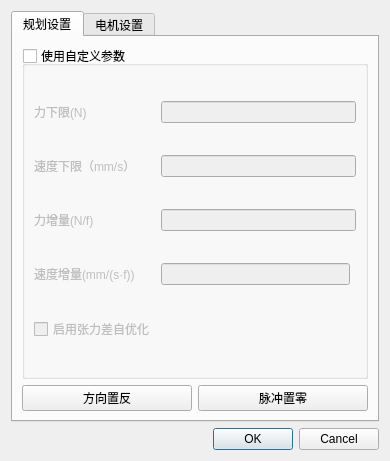
<?xml version="1.0" encoding="UTF-8"?>
<ui version="4.0">
 <class>SettingFilterDialog</class>
 <widget class="QDialog" name="SettingFilterDialog">
  <property name="geometry">
   <rect>
    <x>0</x>
    <y>0</y>
    <width>390</width>
    <height>461</height>
   </rect>
  </property>
  <property name="sizePolicy">
   <sizepolicy hsizetype="Minimum" vsizetype="Preferred">
    <horstretch>0</horstretch>
    <verstretch>0</verstretch>
   </sizepolicy>
  </property>
  <property name="minimumSize">
   <size>
    <width>0</width>
    <height>0</height>
   </size>
  </property>
  <property name="windowTitle">
   <string>Dialog</string>
  </property>
  <layout class="QGridLayout" name="gridLayout">
   <item row="1" column="0">
    <widget class="QDialogButtonBox" name="buttonBox">
     <property name="orientation">
      <enum>Qt::Horizontal</enum>
     </property>
     <property name="standardButtons">
      <set>QDialogButtonBox::Cancel|QDialogButtonBox::Ok</set>
     </property>
    </widget>
   </item>
   <item row="0" column="0">
    <widget class="QTabWidget" name="tabWidget">
     <property name="currentIndex">
      <number>0</number>
     </property>
     <widget class="QWidget" name="tab">
      <attribute name="title">
       <string>规划设置</string>
      </attribute>
      <layout class="QGridLayout" name="gridLayout_4">
       <item row="0" column="0" colspan="2">
        <widget class="QGroupBox" name="ParameterBox">
         <property name="enabled">
          <bool>true</bool>
         </property>
         <property name="maximumSize">
          <size>
           <width>16777215</width>
           <height>16777215</height>
          </size>
         </property>
         <property name="title">
          <string>使用自定义参数</string>
         </property>
         <property name="flat">
          <bool>true</bool>
         </property>
         <property name="checkable">
          <bool>true</bool>
         </property>
         <property name="checked">
          <bool>false</bool>
         </property>
         <layout class="QGridLayout" name="gridLayout_2">
          <item row="0" column="1" colspan="2">
           <widget class="QLineEdit" name="ForceLB"/>
          </item>
          <item row="3" column="1">
           <widget class="QLineEdit" name="VelInc"/>
          </item>
          <item row="2" column="1" colspan="2">
           <widget class="QLineEdit" name="ForceInc"/>
          </item>
          <item row="0" column="0">
           <widget class="QLabel" name="label_4">
            <property name="text">
             <string>力下限(N)</string>
            </property>
           </widget>
          </item>
          <item row="2" column="0">
           <widget class="QLabel" name="label">
            <property name="text">
             <string>力增量(N/f)</string>
            </property>
           </widget>
          </item>
          <item row="3" column="0">
           <widget class="QLabel" name="label_2">
            <property name="text">
             <string>速度增量(mm/(s·f))</string>
            </property>
           </widget>
          </item>
          <item row="1" column="0">
           <widget class="QLabel" name="label_3">
            <property name="text">
             <string>速度下限（mm/s）</string>
            </property>
           </widget>
          </item>
          <item row="1" column="1" colspan="2">
           <widget class="QLineEdit" name="VelLB"/>
          </item>
          <item row="4" column="0">
           <widget class="QCheckBox" name="checkBox">
            <property name="text">
             <string>启用张力差自优化</string>
            </property>
           </widget>
          </item>
         </layout>
        </widget>
       </item>
       <item row="1" column="0">
        <widget class="QPushButton" name="pushButton">
         <property name="text">
          <string>方向置反</string>
         </property>
         <property name="checkable">
          <bool>true</bool>
         </property>
         <property name="checked">
          <bool>false</bool>
         </property>
        </widget>
       </item>
       <item row="1" column="1">
        <widget class="QPushButton" name="SetZero">
         <property name="text">
          <string>脉冲置零</string>
         </property>
        </widget>
       </item>
      </layout>
     </widget>
     <widget class="QWidget" name="tab_2">
      <attribute name="title">
       <string>电机设置</string>
      </attribute>
      <layout class="QGridLayout" name="gridLayout_3">
       <item row="4" column="2">
        <spacer name="verticalSpacer">
         <property name="orientation">
          <enum>Qt::Vertical</enum>
         </property>
         <property name="sizeHint" stdset="0">
          <size>
           <width>20</width>
           <height>40</height>
          </size>
         </property>
        </spacer>
       </item>
       <item row="3" column="2">
        <widget class="QLabel" name="label_18">
         <property name="text">
          <string>换算常数</string>
         </property>
        </widget>
       </item>
       <item row="1" column="2">
        <widget class="QLabel" name="label_19">
         <property name="text">
          <string>电机选择</string>
         </property>
        </widget>
       </item>
       <item row="2" column="4">
        <widget class="QRadioButton" name="mic">
         <property name="text">
          <string>国产</string>
         </property>
         <attribute name="buttonGroup">
          <string notr="true">MotorChoice</string>
         </attribute>
        </widget>
       </item>
       <item row="3" column="4">
        <widget class="QLineEdit" name="motorDisp"/>
       </item>
       <item row="2" column="2">
        <widget class="QRadioButton" name="maxson">
         <property name="text">
          <string>Maxson</string>
         </property>
         <property name="checked">
          <bool>true</bool>
         </property>
         <attribute name="buttonGroup">
          <string notr="true">MotorChoice</string>
         </attribute>
        </widget>
       </item>
      </layout>
     </widget>
    </widget>
   </item>
  </layout>
 </widget>
 <resources/>
 <connections>
  <connection>
   <sender>buttonBox</sender>
   <signal>accepted()</signal>
   <receiver>SettingFilterDialog</receiver>
   <slot>accept()</slot>
   <hints>
    <hint type="sourcelabel">
     <x>248</x>
     <y>254</y>
    </hint>
    <hint type="destinationlabel">
     <x>157</x>
     <y>274</y>
    </hint>
   </hints>
  </connection>
  <connection>
   <sender>buttonBox</sender>
   <signal>rejected()</signal>
   <receiver>SettingFilterDialog</receiver>
   <slot>reject()</slot>
   <hints>
    <hint type="sourcelabel">
     <x>316</x>
     <y>260</y>
    </hint>
    <hint type="destinationlabel">
     <x>286</x>
     <y>274</y>
    </hint>
   </hints>
  </connection>
 </connections>
 <buttongroups>
  <buttongroup name="MotorChoice"/>
 </buttongroups>
</ui>
